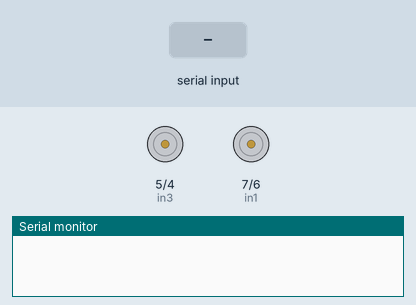
Bench run of a sketch on a simulated Arduino Uno, built with avr-gcc and run on an emulated ATmega328P. On the bench: motor-driver pin pairs drawn as motors (green arrow = first pin HIGH = forward, orange = second pin HIGH = backward, longer = more drive), the last lines printed to the serial monitor. The inputs (shaded band) are chosen by the test bench.

Above: at 1.2 s.
1.3 s: "F" received over Serial
At 2.5 s:
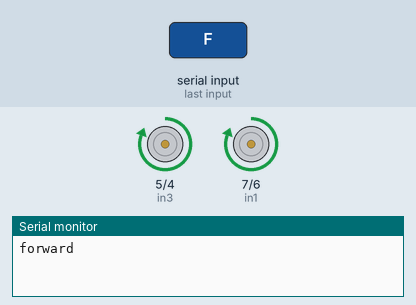
2.8 s: "r" received over Serial
At 3.8 s:
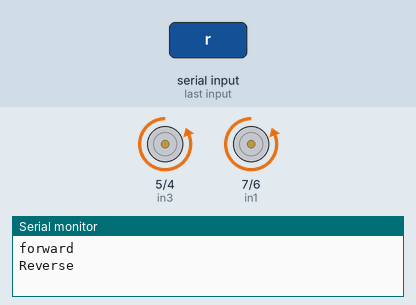
4.3 s: "L" received over Serial
At 5.0 s:
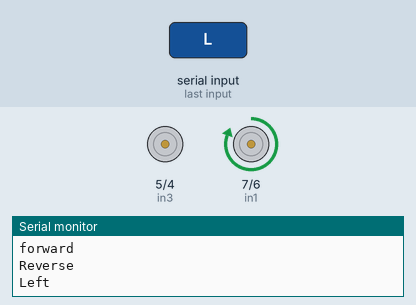
5.8 s: "R" received over Serial
At 6.1 s:
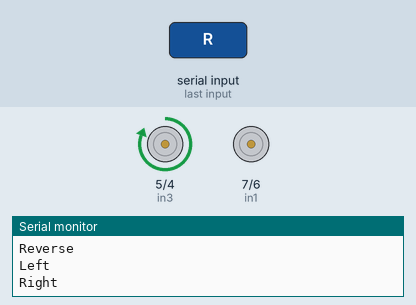
Timing chart, 0 to 8.3 s (numbered marks = the images above; inputs shaded):
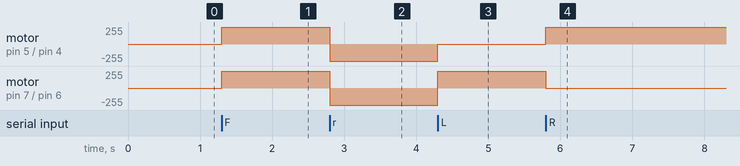

Measured:
- after the input at 1.3 s, motor on pin 5 (in3) / pin 4 (in4), motor on pin 7 (in1) / pin 6 (in2): stopped → forward 255/255 at once
- after the input at 2.8 s, motor on pin 5 (in3) / pin 4 (in4), motor on pin 7 (in1) / pin 6 (in2): forward 255/255 → backward 255/255 at once
- after the input at 4.3 s, motor on pin 5 (in3) / pin 4 (in4): backward 255/255 → stopped at once; motor on pin 7 (in1) / pin 6 (in2): backward 255/255 → forward 255/255 at once
- after the input at 5.8 s, motor on pin 5 (in3) / pin 4 (in4): stopped → forward 255/255 at once; motor on pin 7 (in1) / pin 6 (in2): forward 255/255 → stopped at once

The sketch:

RECEIVER.ino
```cpp
int state=0;
int in1=7;
int in2=6;
int in3=5;
int in4=4;

void setup() {
 pinMode(in1,OUTPUT);
 pinMode(in2,OUTPUT);
 pinMode(in3,OUTPUT);
 pinMode(in4,OUTPUT);// put your setup code here, to run once:
  Serial.begin(9600);

}

void loop() {
  if(Serial.available()>0)
  {
    state=Serial.read();
  if (state=='F') //forward
    {
     digitalWrite(in1,HIGH);
     digitalWrite(in2,LOW);
     digitalWrite(in3,HIGH);
     digitalWrite(in4,LOW);
     Serial.println("forward");
     }
     else if (state=='r') //backward
 {
digitalWrite(in1,LOW);
digitalWrite(in2,HIGH);
digitalWrite(in3,LOW);
digitalWrite(in4,HIGH);
     Serial.println("Reverse");

 }
  else if (state=='L')//left
{
digitalWrite(in1,HIGH);
digitalWrite(in2,LOW);
digitalWrite(in3,LOW);
digitalWrite(in4,LOW);
     Serial.println("Left");

}
else if (state=='R')//right
{
digitalWrite(in1,LOW);
digitalWrite(in2,LOW);
digitalWrite(in3,HIGH);
digitalWrite(in4,LOW);
     Serial.println("Right");

}
 else if(state=='O')  //stop
    {
    digitalWrite(in1,LOW);
    digitalWrite(in2,LOW);
    digitalWrite(in3,LOW);
    digitalWrite(in4,LOW);


         Serial.println("Stop");

    }
  }// put your main code here, to run repeatedly:
    }
```
